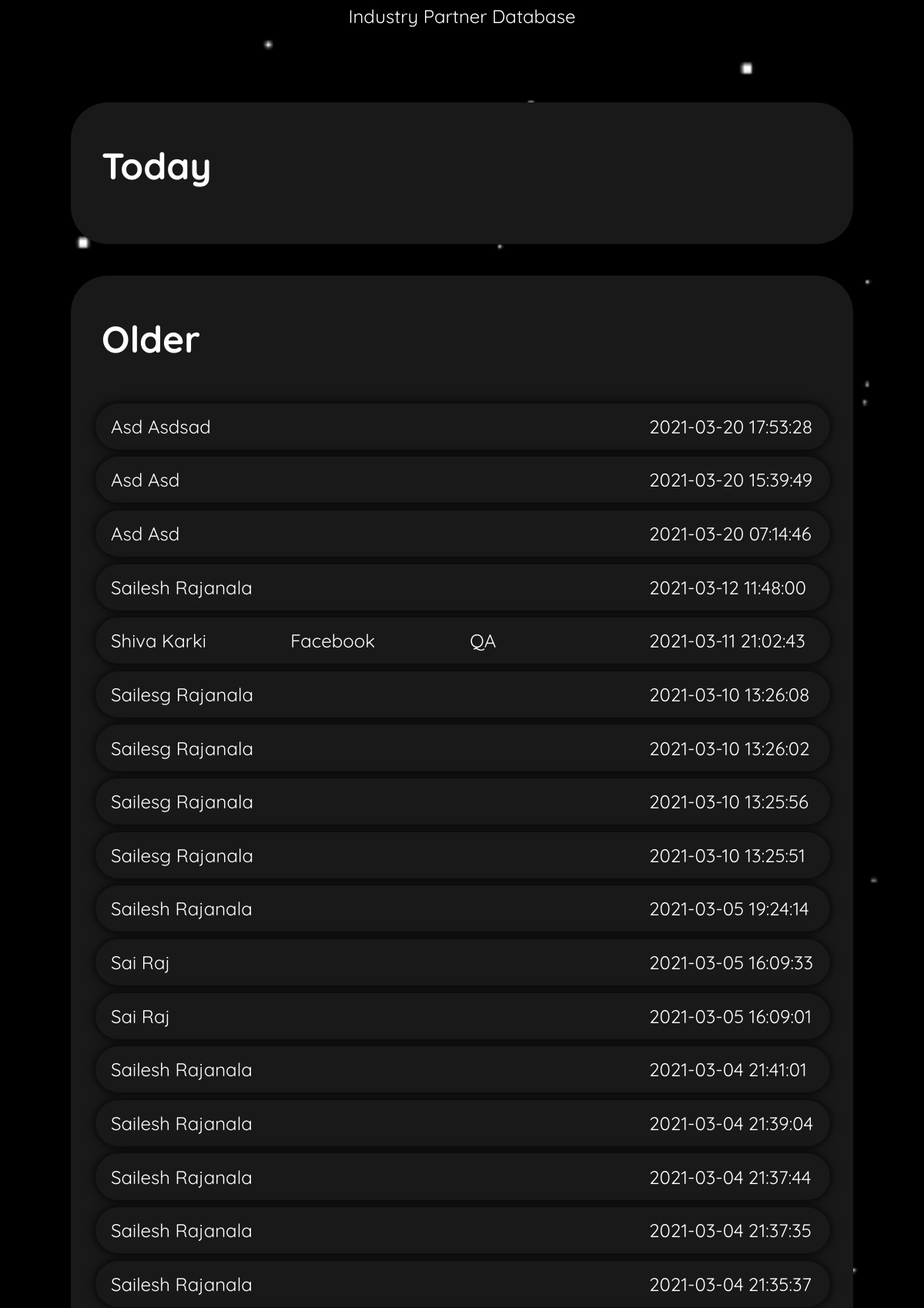
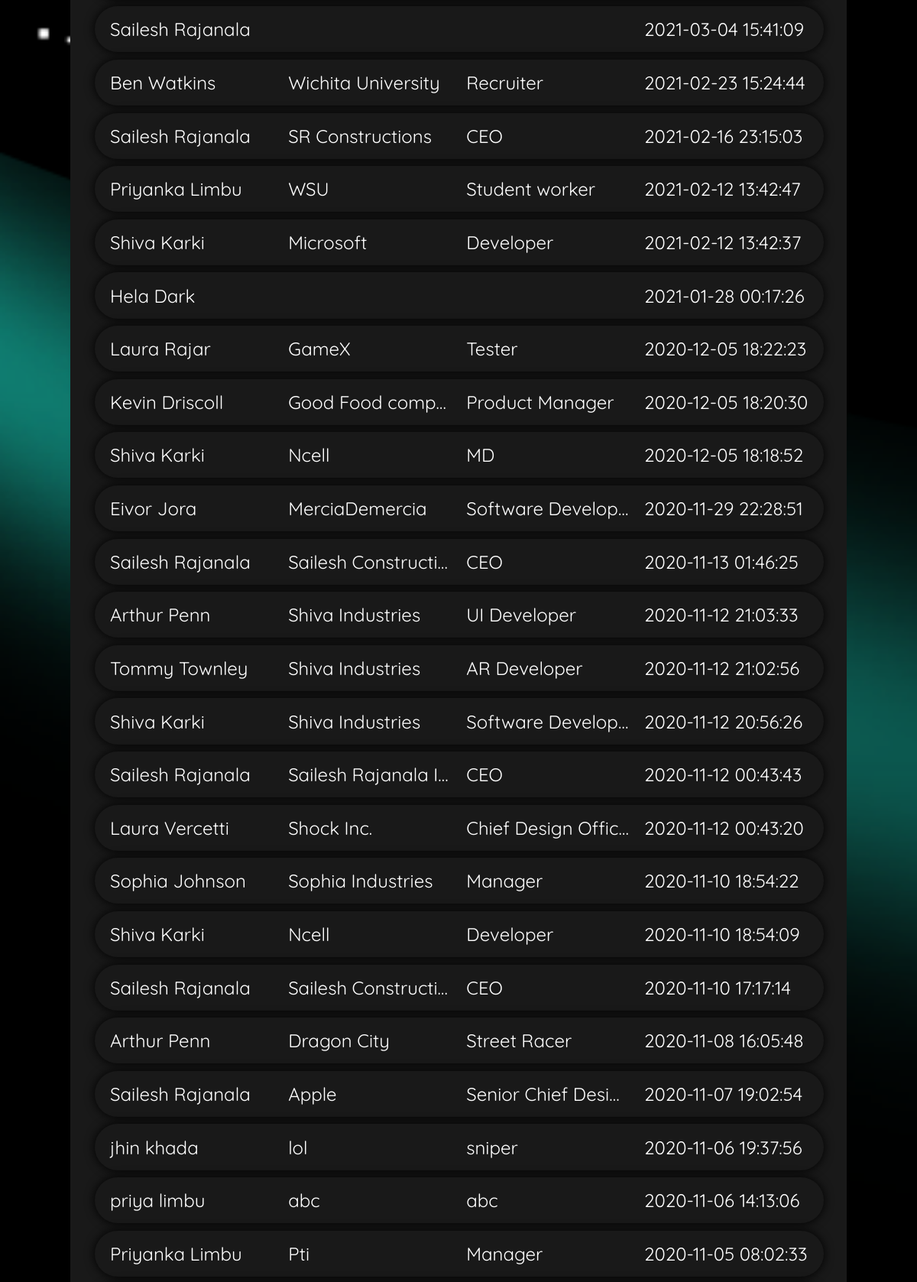
Screenshot of /request.php (upper part) with the database file from the repository (2 pictures, top to bottom).
### tables this page shows
CREATE TABLE `Contacts` (
  `Entry_ID` bigint(20) NOT NULL,
  `Prefix` varchar(8) NOT NULL,
  `First_Name` varchar(128) NOT NULL,
  `Last_Name` varchar(128) NOT NULL,
  `Email` varchar(128) NOT NULL,
  `Phone_Number` bigint(20) NOT NULL,
  `College` varchar(128) NOT NULL,
  `Current_Status` varchar(128) NOT NULL,
  `LinkedIn` varchar(128) NOT NULL,
  `Workplace` varchar(128) NOT NULL,
  `Title` varchar(128) NOT NULL,
  `Notes` varchar(512) NOT NULL,
  `Timestamp` timestamp NOT NULL DEFAULT current_timestamp() ON UPDATE current_timestamp()
);

### global.php (called while the page is built, shortened)
<?php
$tableColumns = ["Prefix"];
array_push($tableColumns, "First_Name");
array_push($tableColumns, "Last_Name");
array_push($tableColumns, "Email");
array_push($tableColumns, "Phone_Number");
array_push($tableColumns, "College");
array_push($tableColumns, "Current_Status");
array_push($tableColumns, "LinkedIn");
array_push($tableColumns, "Workplace");
array_push($tableColumns, "Title");
array_push($tableColumns, "Notes");
$insertSchema = "Prefix";
for ($i = 1; $i < count($tableColumns); $i++)
  $insertSchema .= ", " . $tableColumns[$i];
?>

### request.php (the view, shortened to what this page needs)
<!DOCTYPE html>
  <head>
    <link href="request_dark.css" id="rS" rel="stylesheet" type="text/css">
  </head>
  <body>
    <div id="topBar">Industry Partner Database</div>
    <div class="dashboard">
      <div class="widget">
        <h1 class="widgetTitle">Today</h1>
        <table class="dataTable">
          <?php
          require_once "./global.php";
          $o = 0;
          ?>
        </table>
      </div>
      <div class="widget">
        <h1 class="widgetTitle">Older</h1>
        <table class="dataTable">
          <?php
          $sql = "SELECT " . $insertSchema . ", Timestamp FROM Contacts WHERE DATE(CONVERT_TZ(`Timestamp`,'+00:00','-06:00')) != DATE(CONVERT_TZ(CURRENT_TIMESTAMP(),'+00:00','-06:00')) ORDER BY Timestamp DESC";
          $result = $conn->query($sql);
          if ($result->num_rows > 0)
          while($row = $result->fetch_assoc())
          {
            if($row["Prefix"] != "")
            {
              echo "<tr previewPair={$o}>";
              echo "<td>" . $row["First_Name"] . " " . $row["Last_Name"]  . "</td>";
              echo "<td>" . $row["Workplace"] . "</td>";
              echo "<td>" . $row["Title"] . "</td>";
              echo "<td>" . date('Y-m-d H:i:s', strtotime($row["Timestamp"])-21600) . "</td>";
               $o++;
              echo "</tr>";
            }
          }
          ?>
        </table>
      </div>
    </div>
  </body>

### request_dark.css (style rules this page uses)
body { margin: 0; padding: 4%; color: white; background-color: black; font-size: x-large; font-family: 'QuickSand'; background-image: url('stars_aurora.png'); background-attachment: fixed; background-size: cover; background-repeat: no-repeat; animation-name: blurOut; animation-delay: 1s; animation-fill-mode: both; animation-duration: 0.5s; }
#topBar { position: fixed; margin: 0%; padding: 0.5%; text-align: center; top: 0%; left: 0%; z-index: 9; width: 99%; background-color: rgb(1,1,1,0.1); -webkit-backdrop-filter: blur(13px); backdrop-filter: blur(13px); animation-name: toplaunch; animation-delay: 0.5s; animation-fill-mode: both; animation-duration: 0.5s; }
.dashboard { padding: 2%; margin: 2%; width: 92%; position: relative; animation-name: toplaunch; animation-delay: 0.5s; animation-fill-mode: both; animation-duration: 0.5s; }
.widget { padding: 2%; background-color: rgb(25,25,25); border-radius: 2em; margin-bottom: 4%; margin-top: 4%; }
.widgetTitle { padding-left: 2%; }
.dataTable { width: 100%; padding: 1%; margin: 0; background-color: transparent; }
tr { width: 98%; margin: 0%; margin-bottom: 1%; margin-top: 1%; border-radius: 100em;; background-color: rgb(25,25,25); display: block; padding: 1%; padding-top: 0.5%; padding-bottom: 0.5%; border: 1px solid transparent; box-shadow: 0px 0px 13px black; transition: all 0.25s; }
td { width: 23%; background-color: transparent; padding: 1%; border-radius: 47px; display: inline-block; margin: 0%; overflow: hidden; text-overflow: ellipsis; white-space: nowrap; }
body { -ms-overflow-style: none; scrollbar-width: none; }

### rows the page displays
contacts: First_Name "Asd", Last_Name "Asdsad", Timestamp "2021-03-20 17:53:28"
contacts: First_Name "Asd", Last_Name "Asd", Timestamp "2021-03-20 15:39:49"
contacts: First_Name "Asd", Last_Name "Asd", Timestamp "2021-03-20 07:14:46"
contacts: First_Name "Sailesh", Last_Name "Rajanala", Timestamp "2021-03-12 11:48:00"
contacts: First_Name "Shiva", Last_Name "Karki", Workplace "Facebook", Title "QA", Timestamp "2021-03-11 21:02:43"
contacts: First_Name "Sailesg", Last_Name "Rajanala", Timestamp "2021-03-10 13:26:08"
contacts: First_Name "Sailesg", Last_Name "Rajanala", Timestamp "2021-03-10 13:26:02"
contacts: First_Name "Sailesg", Last_Name "Rajanala", Timestamp "2021-03-10 13:25:56"
contacts: First_Name "Sailesg", Last_Name "Rajanala", Timestamp "2021-03-10 13:25:51"
contacts: First_Name "Sailesh", Last_Name "Rajanala", Timestamp "2021-03-05 19:24:14"
contacts: First_Name "Sai", Last_Name "Raj", Timestamp "2021-03-05 16:09:33"
contacts: First_Name "Sai", Last_Name "Raj", Timestamp "2021-03-05 16:09:01"
contacts: First_Name "Sailesh", Last_Name "Rajanala", Timestamp "2021-03-04 21:41:01"
contacts: First_Name "Sailesh", Last_Name "Rajanala", Timestamp "2021-03-04 21:39:04"
contacts: First_Name "Sailesh", Last_Name "Rajanala", Timestamp "2021-03-04 21:37:44"
contacts: First_Name "Sailesh", Last_Name "Rajanala", Timestamp "2021-03-04 21:37:35"
contacts: First_Name "Sailesh", Last_Name "Rajanala", Timestamp "2021-03-04 21:35:37"
contacts: First_Name "Sailesh", Last_Name "Rajanala", Timestamp "2021-03-04 15:41:09"
contacts: First_Name "Ben", Last_Name "Watkins", Workplace "Wichita University", Title "Recruiter", Timestamp "2021-02-23 15:24:44"
contacts: First_Name "Sailesh", Last_Name "Rajanala", Workplace "SR Constructions", Title "CEO", Timestamp "2021-02-16 23:15:03"
contacts: First_Name "Priyanka", Last_Name "Limbu", Workplace "WSU", Title "Student worker", Timestamp "2021-02-12 13:42:47"
contacts: First_Name "Shiva", Last_Name "Karki", Workplace "Microsoft", Title "Developer", Timestamp "2021-02-12 13:42:37"
contacts: First_Name "Hela", Last_Name "Dark", Timestamp "2021-01-28 00:17:26"
contacts: First_Name "Laura", Last_Name "Rajar", Workplace "GameX", Title "Tester", Timestamp "2020-12-05 18:22:23"
contacts: First_Name "Kevin", Last_Name "Driscoll", Workplace "Good Food comp…", Title "Product Manager", Timestamp "2020-12-05 18:20:30"
contacts: First_Name "Shiva", Last_Name "Karki", Workplace "Ncell", Title "MD", Timestamp "2020-12-05 18:18:52"
contacts: First_Name "Eivor", Last_Name "Jora", Workplace "MerciaDemercia", Title "Software Develop…", Timestamp "2020-11-29 22:28:51"
contacts: First_Name "Sailesh", Last_Name "Rajanala", Workplace "Sailesh Constructi…", Title "CEO", Timestamp "2020-11-13 01:46:25"
contacts: First_Name "Arthur", Last_Name "Penn", Workplace "Shiva Industries", Title "UI Developer", Timestamp "2020-11-12 21:03:33"
contacts: First_Name "Tommy", Last_Name "Townley", Workplace "Shiva Industries", Title "AR Developer", Timestamp "2020-11-12 21:02:56"
contacts: First_Name "Shiva", Last_Name "Karki", Workplace "Shiva Industries", Title "Software Develop…", Timestamp "2020-11-12 20:56:26"
contacts: First_Name "Sailesh", Last_Name "Rajanala", Workplace "Sailesh Rajanala I…", Title "CEO", Timestamp "2020-11-12 00:43:43"
contacts: First_Name "Laura", Last_Name "Vercetti", Workplace "Shock Inc.", Title "Chief Design Offic…", Timestamp "2020-11-12 00:43:20"
contacts: First_Name "Sophia", Last_Name "Johnson", Workplace "Sophia Industries", Title "Manager", Timestamp "2020-11-10 18:54:22"
contacts: First_Name "Shiva", Last_Name "Karki", Workplace "Ncell", Title "Developer", Timestamp "2020-11-10 18:54:09"
contacts: First_Name "Sailesh", Last_Name "Rajanala", Workplace "Sailesh Constructi…", Title "CEO", Timestamp "2020-11-10 17:17:14"
contacts: First_Name "Arthur", Last_Name "Penn", Workplace "Dragon City", Title "Street Racer", Timestamp "2020-11-08 16:05:48"
contacts: First_Name "Sailesh", Last_Name "Rajanala", Workplace "Apple", Title "Senior Chief Desi…", Timestamp "2020-11-07 19:02:54"
contacts: First_Name "jhin", Last_Name "khada", Workplace "lol", Title "sniper", Timestamp "2020-11-06 19:37:56"
contacts: First_Name "priya", Last_Name "limbu", Workplace "abc", Title "abc", Timestamp "2020-11-06 14:13:06"
contacts: First_Name "Priyanka", Last_Name "Limbu", Workplace "Pti", Title "Manager", Timestamp "2020-11-05 08:02:33"
